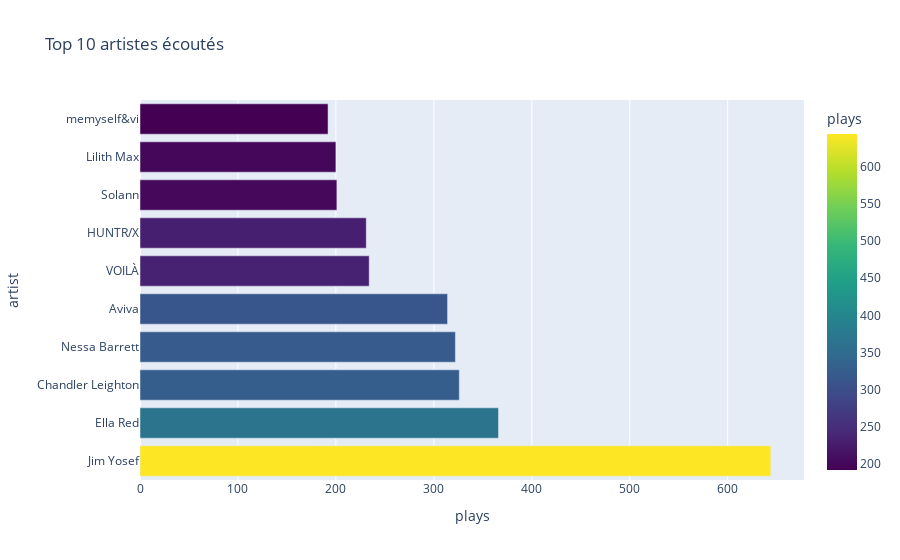

The cell this chart's notebook holds for it:
### Code cell
artist_counts = df["artist"].value_counts().reset_index()
artist_counts.columns = ["artist", "plays"]
fig = px.bar(
    artist_counts.head(10),
    x="plays",
    y="artist",
    orientation="h",
    title="Top 10 artistes écoutés",
    color="plays",
    color_continuous_scale="viridis"
)
fig.show()

### Figure 1 — Plotly figure (JSON) as saved in the notebook; plotly's stock layout.template omitted (floating-point values rounded to 4 significant figures)
{"data": [{"alignmentgroup": "True", "hovertemplate": "plays=%{marker.color}<br>artist=%{y}<extra></extra>", "legendgroup": "", "marker": {"color": [644, 366, 326, 322, 314, 234, 231, 201, 200, 192], "coloraxis": "coloraxis", "pattern": {"shape": ""}}, "name": "", "offsetgroup": "", "orientation": "h", "showlegend": false, "textposition": "auto", "type": "bar", "x": [644, 366, 326, 322, 314, 234, 231, 201, 200, 192], "xaxis": "x", "y": ["Jim Yosef", "Ella Red", "Chandler Leighton", "Nessa Barrett", "Aviva", "VOILÀ", "HUNTR/X", "Solann", "Lilith Max", "memyself&vi"], "yaxis": "y"}], "layout": {"barmode": "relative", "coloraxis": {"colorbar": {"title": {"text": "plays"}}, "colorscale": [[0, "#440154"], [0.1111, "#482878"], [0.2222, "#3e4989"], [0.3333, "#31688e"], [0.4444, "#26828e"], [0.5556, "#1f9e89"], [0.6667, "#35b779"], [0.7778, "#6ece58"], [0.8889, "#b5de2b"], [1, "#fde725"]]}, "legend": {"tracegroupgap": 0}, "title": {"text": "Top 10 artistes écoutés"}, "xaxis": {"anchor": "y", "domain": [0, 1], "title": {"text": "plays"}}, "yaxis": {"anchor": "x", "domain": [0, 1], "title": {"text": "artist"}}}}
